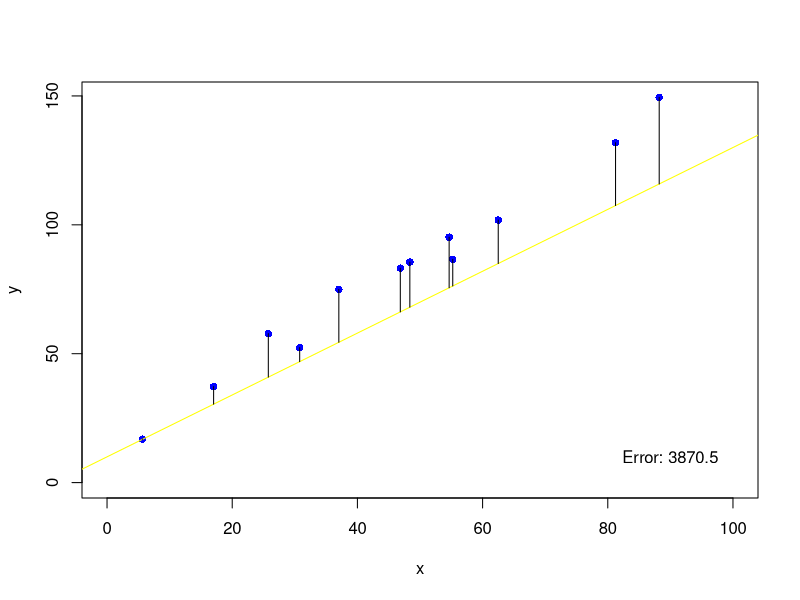

This chart was generated by the following R code:
# show errors

set.seed(100)
N <- 12
SLOPE <- 1.5
INTERCEPT <- 12
x <- runif(N, 0, 100)
y <- SLOPE * x + INTERCEPT + rnorm(N, 0, 10)

b <- 10
m <- 1.2
plot(x, y, pch=16, xlim=c(0,100), ylim=c(0,max(y)), col="blue")
abline(b, m, col="yellow")
predictions <- m * x + b
residuals <- y - predictions
for (i in seq_along(x)){
    lines(c(x[i],x[i]),c(y[i],predictions[i]))
}
sse <- round(sum(residuals^2),1)
text(90,10,paste("Error:", sse))


# Fit a quadratic
# Show in 3d where x, x^2, and y are the three dimensions
